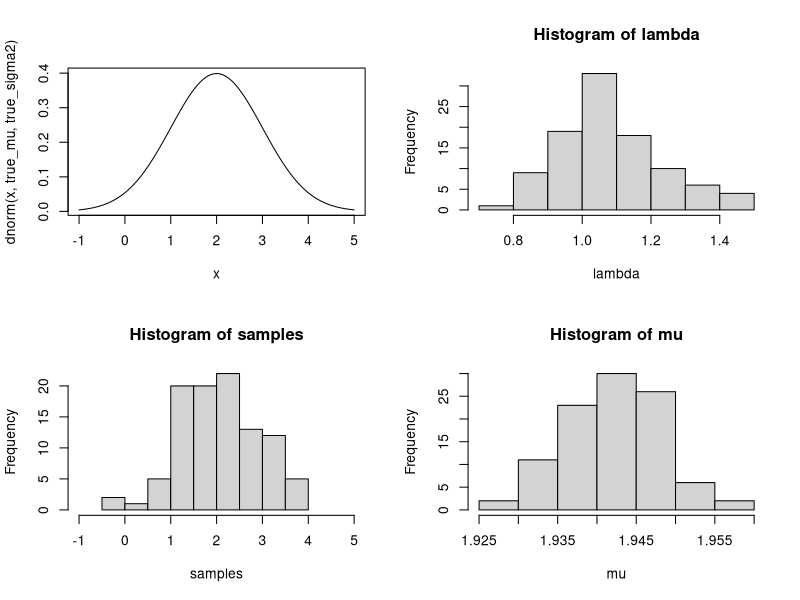

This chart was generated by the following R code:
# variational_approximation_to_univariate_gaussian.R
# Author: Mark Greenaway

# This is the very first model I've ever tried to fit using variational approximations.
# This code is based entirely on the example from Section 21.5.1 on page 742 of
# Machine Learning: A Probabilistic Perspective

# Generate samples from true distribution x ~ N(2, 1^2) ----
true_mu = 2
true_sigma2 = 1^2
N = 100
x = rnorm(N, true_mu, true_sigma2)

mu_0 = 3
K_0 = 1/5
a_0 = 1
b_0 = 1
xbar = mean(x)

# These parameters are fixed ----
mu_N = (K_0 * mu_0 + N * xbar)/(K_0 + N)
a_N = a_0 + (N+1)/2

E_mu = function(mu_N)
{
  return(mu_N)
}

E_mu2 = function(mu_N, K_N)
{
  return(1/K_N + mu_N^2)
}

# Initialise ----
K_N = K_0
b_N = b_0
# Iteratively update until convergence ----
i = 1
likelihood = rep(NA, 1000)
while (TRUE) {
  K_N_last = K_N
  b_N_last = b_N
  
  K_N = (K_0 + N) * a_N/b_N
  b_N = b_0 + K_0*(E_mu2(mu_N, K_N) + mu_0^2 - 2*E_mu(mu_N) * mu_0) + 1/2*(sum(x^2 + E_mu2(mu_N, K_N) - 2*E_mu(mu_N)*x))
  #likelihood[i] = 1/2*log(1/K_N) + log(gamma(a_N)) - a_N*log(b_N)
  likelihood[i] = -1/2*log(K_N) + lgamma(a_N) - a_N*log(b_N)
  
  print(paste("Iteration", i, ":", "K_N", K_N, "b_N", b_N, "lik", likelihood[i]))
  i = i + 1
  if (isTRUE(all.equal(K_N, K_N_last)) && isTRUE(all.equal(b_N, b_N_last)))
    break
  
  if (i > 99) 
    break
}
# Compare the true distribution with the distribution that we fit graphically ----
par(mfrow=c(2,2))
curve(dnorm(x, true_mu, true_sigma2), from=2-3, to=2+3)
lambda = rep(NA, N)
mu = rep(NA, N)
samples = rep(NA, N)
for(i in 1:N) {
  lambda[i] = rgamma(1, a_N, b_N)
  mu[i] = rnorm(1, mu_N, (K_N*lambda)^{-1})
  samples[i] = rnorm(1, mu[i], 1/lambda[i])
}
hist(lambda)
hist(samples, xlim=c(-1, 5))
hist(mu)
